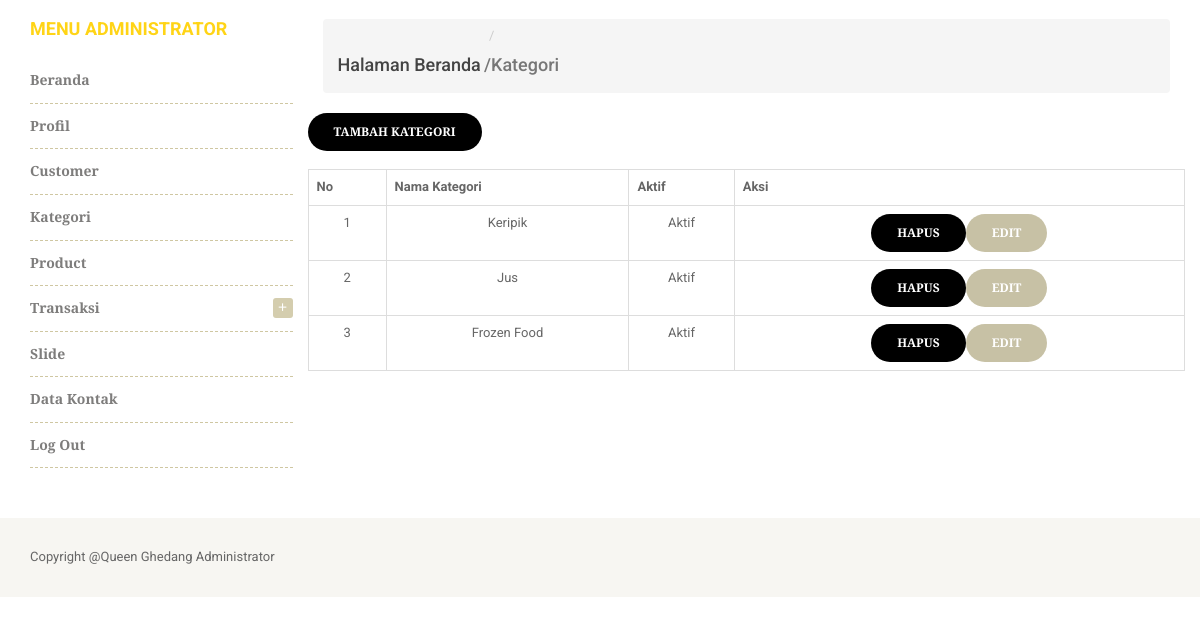
The app's page /administrator/kategori-admin/ (signed in) with its own data.
### website/models.py (models this page shows, shortened)
class Kategori(models.Model):
    nama = models.CharField(max_length=200, blank=False, null=True,verbose_name="Nama Kategori")
    aktif = models.BooleanField(default=True)
    slug = models.SlugField(max_length=200, null=False, unique=True)
    class Meta:
        verbose_name_plural ="Kategori"

### website/decorators.py (the view)
        def perubahan_halaman(request, *args, **kwargs):
            group = None
            if request.user.groups.exists():
                group = request.user.groups.all()[0].name
            if group in yang_diizinkan :
                return fungsi_awal(request, *args, **kwargs)
            else:
                return HttpResponse('<h2><center>Anda Tidak Dijikankan Ke Tampilan ini</center></h2>')

### administrator/views.py (called while the page is built)
@login_required(login_url='loginpage')
@ijinkan_pengguna(yang_diizinkan=['administrator'])
def kategori_admin(request):
    kategori = Kategori.objects.all()
    context = {
        'data': kategori,
        'judul': 'Kategori',
    }
    return render(request, 'admin_kategori.html', context)

### cart/context_processors.py (called while the page is built)
def keranjang(request):
    return {'keranjang': Cart(request)}

### website/views.py (called while the page is built)
def kategoriberanda(request):
    kategori = Kategori.objects.filter(aktif=True).order_by('-id')
    return {'kategori':kategori}

def modalberita(request):
    modalproduk = Product.objects.order_by('-id')
    return {'modalproduk':modalproduk}

def statisweb(request):
    statis = Statis.objects.get(id=1)
    return {'statis':statis}

### administrator/templates/admin_kategori.html (shortened to what this page needs)
{% extends "admin.html" %}
{% load static %}
{% load humanize %}
{% load crispy_forms_tags %}
{% block content %}
						<div id="center-column" class="col-lg-9 col-md-9 col-sm-9 col-xs-12">
                        <nav aria-label="breadcrumb" class="text-left">
                            <ol class="breadcrumb">
                                <li class="breadcrumb-item active"><a href="{% url 'profil_admin' %}"><h4>Halaman Beranda</h4></a></li>
                  				<li class="breadcrumb-item active" aria-current="page"><h4>/{{judul}}</h4></li>
                        </nav>
							<div class="product-category-page">
								<div class="tab-content">
									<div class="tab-pane active" id="products-grid">
										<div class="products-block">
											<div class="row mb-4">
											<div class="card card-body">
												<a class="btn btn-primary btn-sm" href="{% url 'formkategori_admin' %}">Tambah Kategori</a>
												<br/><br/>
											<table class="table table-bordered mt-3">
											<thead>
												<tr align="center">
													<th>No</th>
													<th>Nama Kategori</th>
													<th>Aktif</th>
													<th>Aksi</th>
												</tr>
											</thead>
											<tbody>
											{% for row in data %}
											<tr align="center">
												<td>{{ forloop.counter }}</td>
												<td>{{row.nama}}</td>
												<td>
												{% if row.aktif == True  %}
													Aktif
												{% else %}
												    Tidak Aktif
												{% endif %}
												</td>
												<td><a href="{% url 'deletekategori_admin' row.id  %}" class="btn btn-primary btn-sm">Hapus</a><a href="{% url 'editkategori_admin' row.slug  %}" class="btn btn-danger btn-sm">Edit</a></td>
											</tr>
											{% empty %}
											<tr>
												<td colspan="4" align="center">Data Kategori Kosong</td>
											</tr>
											{% endfor %}
											</tbody>
											</table>
											</div>
											</div>
										</div>
									</div>
								</div>
							</div>
						</div>
					</div>
				</div>
			</div>
{% endblock content %}

### records on screen
Kategori: nama "Keripik", aktif "Aktif"
Kategori: nama "Jus", aktif "Aktif"
Kategori: nama "Frozen Food", aktif "Aktif"

### other values on screen
{{ judul }} "Kategori"
